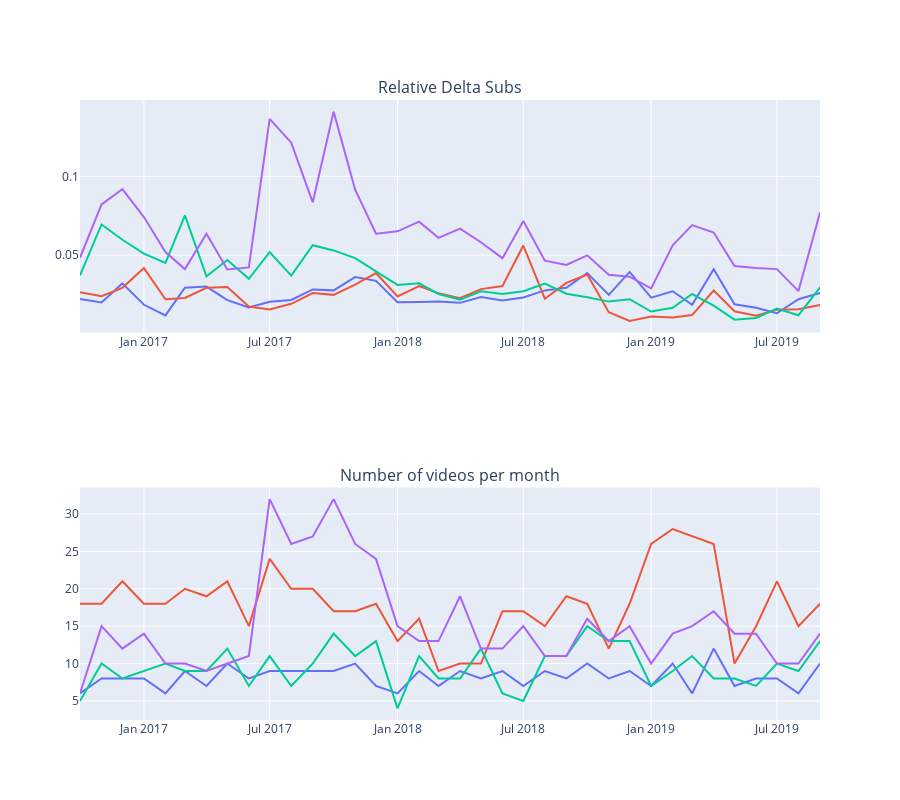

Write notebook code for a chart like this one.
### Code cell
import plotly.express as px
from plotly.subplots import make_subplots

# Assuming the necessary dataframes are defined

# Create subplots for each Youtuber for Relative Delta Subs
fig_subs = px.line(combined_df_subs, x='FormattedDate', y='RelativeDeltaSubs', color='Youtuber',
                facet_col='Youtuber', facet_col_wrap=2, labels={'RelativeDeltaSubs': 'Relative Delta Subs'})

# Set layout title for Relative Delta Subs
fig_subs.update_layout(title='Relative Delta Subs per month for Each YouTuber')

# Create subplots for each Youtuber for Average Upload Frequency
fig_freq = px.line(combined_df_subs, x='FormattedDate', y='delta_videos', color='Youtuber',
                facet_col='Youtuber', facet_col_wrap=2, labels={'Videos': 'Number of videos'})

# Set layout title for Average Upload Frequency
fig_freq.update_layout(title='Number of videos per month for Each YouTuber')

# Combine the two figures
fig_combined = make_subplots(rows=2, cols=1, subplot_titles=('Relative Delta Subs', 'Number of videos per month'))

# Add the Relative Delta Subs subplot to the combined figure
for trace in fig_subs.data:
    fig_combined.add_trace(trace, row=1, col=1)

# Add the Average Upload Frequency subplot to the combined figure
for trace in fig_freq.data:
    fig_combined.add_trace(trace, row=2, col=1)

# Update layout
fig_combined.update_layout(height=800, showlegend=False)

# Show the combined figure
fig_combined.show()

### Figure 1 — Plotly figure (JSON) as saved in the notebook; plotly's stock layout.template omitted (floating-point values rounded to 4 significant figures)
{"data": [{"hovertemplate": "Youtuber=MKBHD<br>FormattedDate=%{x}<br>Relative Delta Subs=%{y}<extra></extra>", "legendgroup": "MKBHD", "line": {"color": "#636efa", "dash": "solid"}, "marker": {"symbol": "circle"}, "mode": "lines", "name": "MKBHD", "orientation": "v", "showlegend": true, "type": "scatter", "x": ["16-10", "16-11", "16-12", "17-01", "17-02", "17-03", "17-04", "17-05", "17-06", "17-07", "17-08", "17-09", "17-10", "17-11", "17-12", "18-01", "18-02", "18-03", "18-04", "18-05", "18-06", "18-07", "18-08", "18-09", "18-10", "18-11", "18-12", "19-01", "19-02", "19-03", "19-04", "19-05", "19-06", "19-07", "19-08", "19-09"], "xaxis": "x", "y": [0.02223, 0.02005, 0.03215, 0.01858, 0.01186, 0.02946, 0.03013, 0.02149, 0.01692, 0.0205, 0.02168, 0.02832, 0.02773, 0.03618, 0.03377, 0.02017, 0.0204, 0.02065, 0.01981, 0.02347, 0.02131, 0.02324, 0.02772, 0.02942, 0.03874, 0.02486, 0.03944, 0.0231, 0.02715, 0.01863, 0.04116, 0.0189, 0.01665, 0.0132, 0.02212, 0.02605], "yaxis": "y"}, {"hovertemplate": "Youtuber=Unbox Therapy<br>FormattedDate=%{x}<br>Relative Delta Subs=%{y}<extra></extra>", "legendgroup": "Unbox Therapy", "line": {"color": "#EF553B", "dash": "solid"}, "marker": {"symbol": "circle"}, "mode": "lines", "name": "Unbox Therapy", "orientation": "v", "showlegend": true, "type": "scatter", "x": ["16-10", "16-11", "16-12", "17-01", "17-02", "17-03", "17-04", "17-05", "17-06", "17-07", "17-08", "17-09", "17-10", "17-11", "17-12", "18-01", "18-02", "18-03", "18-04", "18-05", "18-06", "18-07", "18-08", "18-09", "18-10", "18-11", "18-12", "19-01", "19-02", "19-03", "19-04", "19-05", "19-06", "19-07", "19-08", "19-09"], "xaxis": "x", "y": [0.02658, 0.02398, 0.02933, 0.04183, 0.02212, 0.02289, 0.02937, 0.02983, 0.01744, 0.01563, 0.01919, 0.02607, 0.02489, 0.03142, 0.03869, 0.02388, 0.0304, 0.02587, 0.02277, 0.02853, 0.03048, 0.05613, 0.02244, 0.03244, 0.03782, 0.01389, 0.00839, 0.01117, 0.01053, 0.01205, 0.02761, 0.01452, 0.01168, 0.0155, 0.01575, 0.01843], "yaxis": "y"}, {"hovertemplate": "Youtuber=UrAverageConsumer<br>FormattedDate=%{x}<br>Relative Delta Subs=%{y}<extra></extra>", "legendgroup": "UrAverageConsumer", "line": {"color": "#00cc96", "dash": "solid"}, "marker": {"symbol": "circle"}, "mode": "lines", "name": "UrAverageConsumer", "orientation": "v", "showlegend": true, "type": "scatter", "x": ["16-10", "16-11", "16-12", "17-01", "17-02", "17-03", "17-04", "17-05", "17-06", "17-07", "17-08", "17-09", "17-10", "17-11", "17-12", "18-01", "18-02", "18-03", "18-04", "18-05", "18-06", "18-07", "18-08", "18-09", "18-10", "18-11", "18-12", "19-01", "19-02", "19-03", "19-04", "19-05", "19-06", "19-07", "19-08", "19-09"], "xaxis": "x", "y": [0.03727, 0.06952, 0.05981, 0.05103, 0.04518, 0.0753, 0.03661, 0.04702, 0.03508, 0.05199, 0.0371, 0.05637, 0.05306, 0.04819, 0.03979, 0.03119, 0.03222, 0.02546, 0.02189, 0.02711, 0.02537, 0.02719, 0.03205, 0.02557, 0.0233, 0.0206, 0.0221, 0.0143, 0.01674, 0.02543, 0.01802, 0.009169, 0.01027, 0.01618, 0.01198, 0.02965], "yaxis": "y"}, {"hovertemplate": "Youtuber=MrWhoseTheBoss<br>FormattedDate=%{x}<br>Relative Delta Subs=%{y}<extra></extra>", "legendgroup": "MrWhoseTheBoss", "line": {"color": "#ab63fa", "dash": "solid"}, "marker": {"symbol": "circle"}, "mode": "lines", "name": "MrWhoseTheBoss", "orientation": "v", "showlegend": true, "type": "scatter", "x": ["16-10", "16-11", "16-12", "17-01", "17-02", "17-03", "17-04", "17-05", "17-06", "17-07", "17-08", "17-09", "17-10", "17-11", "17-12", "18-01", "18-02", "18-03", "18-04", "18-05", "18-06", "18-07", "18-08", "18-09", "18-10", "18-11", "18-12", "19-01", "19-02", "19-03", "19-04", "19-05", "19-06", "19-07", "19-08", "19-09"], "xaxis": "x", "y": [0.04839, 0.08226, 0.09192, 0.07422, 0.05204, 0.04121, 0.06363, 0.04098, 0.04229, 0.1365, 0.1214, 0.08354, 0.141, 0.09151, 0.06363, 0.06514, 0.07129, 0.06106, 0.06689, 0.05826, 0.04816, 0.0717, 0.04659, 0.04381, 0.04993, 0.03762, 0.03637, 0.02901, 0.05626, 0.06914, 0.06444, 0.04312, 0.04198, 0.04121, 0.02728, 0.07704], "yaxis": "y"}, {"hovertemplate": "Youtuber=MKBHD<br>FormattedDate=%{x}<br>delta_videos=%{y}<extra></extra>", "legendgroup": "MKBHD", "line": {"color": "#636efa", "dash": "solid"}, "marker": {"symbol": "circle"}, "mode": "lines", "name": "MKBHD", "orientation": "v", "showlegend": true, "type": "scatter", "x": ["16-10", "16-11", "16-12", "17-01", "17-02", "17-03", "17-04", "17-05", "17-06", "17-07", "17-08", "17-09", "17-10", "17-11", "17-12", "18-01", "18-02", "18-03", "18-04", "18-05", "18-06", "18-07", "18-08", "18-09", "18-10", "18-11", "18-12", "19-01", "19-02", "19-03", "19-04", "19-05", "19-06", "19-07", "19-08", "19-09"], "xaxis": "x2", "y": [6, 8, 8, 8, 6, 9, 7, 10, 8, 9, 9, 9, 9, 10, 7, 6, 9, 7, 9, 8, 9, 7, 9, 8, 10, 8, 9, 7, 10, 6, 12, 7, 8, 8, 6, 10], "yaxis": "y2"}, {"hovertemplate": "Youtuber=Unbox Therapy<br>FormattedDate=%{x}<br>delta_videos=%{y}<extra></extra>", "legendgroup": "Unbox Therapy", "line": {"color": "#EF553B", "dash": "solid"}, "marker": {"symbol": "circle"}, "mode": "lines", "name": "Unbox Therapy", "orientation": "v", "showlegend": true, "type": "scatter", "x": ["16-10", "16-11", "16-12", "17-01", "17-02", "17-03", "17-04", "17-05", "17-06", "17-07", "17-08", "17-09", "17-10", "17-11", "17-12", "18-01", "18-02", "18-03", "18-04", "18-05", "18-06", "18-07", "18-08", "18-09", "18-10", "18-11", "18-12", "19-01", "19-02", "19-03", "19-04", "19-05", "19-06", "19-07", "19-08", "19-09"], "xaxis": "x2", "y": [18, 18, 21, 18, 18, 20, 19, 21, 15, 24, 20, 20, 17, 17, 18, 13, 16, 9, 10, 10, 17, 17, 15, 19, 18, 12, 18, 26, 28, 27, 26, 10, 15, 21, 15, 18], "yaxis": "y2"}, {"hovertemplate": "Youtuber=UrAverageConsumer<br>FormattedDate=%{x}<br>delta_videos=%{y}<extra></extra>", "legendgroup": "UrAverageConsumer", "line": {"color": "#00cc96", "dash": "solid"}, "marker": {"symbol": "circle"}, "mode": "lines", "name": "UrAverageConsumer", "orientation": "v", "showlegend": true, "type": "scatter", "x": ["16-10", "16-11", "16-12", "17-01", "17-02", "17-03", "17-04", "17-05", "17-06", "17-07", "17-08", "17-09", "17-10", "17-11", "17-12", "18-01", "18-02", "18-03", "18-04", "18-05", "18-06", "18-07", "18-08", "18-09", "18-10", "18-11", "18-12", "19-01", "19-02", "19-03", "19-04", "19-05", "19-06", "19-07", "19-08", "19-09"], "xaxis": "x2", "y": [5, 10, 8, 9, 10, 9, 9, 12, 7, 11, 7, 10, 14, 11, 13, 4, 11, 8, 8, 12, 6, 5, 11, 11, 15, 13, 13, 7, 9, 11, 8, 8, 7, 10, 9, 13], "yaxis": "y2"}, {"hovertemplate": "Youtuber=MrWhoseTheBoss<br>FormattedDate=%{x}<br>delta_videos=%{y}<extra></extra>", "legendgroup": "MrWhoseTheBoss", "line": {"color": "#ab63fa", "dash": "solid"}, "marker": {"symbol": "circle"}, "mode": "lines", "name": "MrWhoseTheBoss", "orientation": "v", "showlegend": true, "type": "scatter", "x": ["16-10", "16-11", "16-12", "17-01", "17-02", "17-03", "17-04", "17-05", "17-06", "17-07", "17-08", "17-09", "17-10", "17-11", "17-12", "18-01", "18-02", "18-03", "18-04", "18-05", "18-06", "18-07", "18-08", "18-09", "18-10", "18-11", "18-12", "19-01", "19-02", "19-03", "19-04", "19-05", "19-06", "19-07", "19-08", "19-09"], "xaxis": "x2", "y": [6, 15, 12, 14, 10, 10, 9, 10, 11, 32, 26, 27, 32, 26, 24, 15, 13, 13, 19, 12, 12, 15, 11, 11, 16, 13, 15, 10, 14, 15, 17, 14, 14, 10, 10, 14], "yaxis": "y2"}], "layout": {"annotations": [{"font": {"size": 16}, "showarrow": false, "text": "Relative Delta Subs", "x": 0.5, "xanchor": "center", "xref": "paper", "y": 1, "yanchor": "bottom", "yref": "paper"}, {"font": {"size": 16}, "showarrow": false, "text": "Number of videos per month", "x": 0.5, "xanchor": "center", "xref": "paper", "y": 0.375, "yanchor": "bottom", "yref": "paper"}], "height": 800, "showlegend": false, "xaxis": {"anchor": "y", "domain": [0, 1]}, "xaxis2": {"anchor": "y2", "domain": [0, 1]}, "yaxis": {"anchor": "x", "domain": [0.625, 1]}, "yaxis2": {"anchor": "x2", "domain": [0, 0.375]}}}
